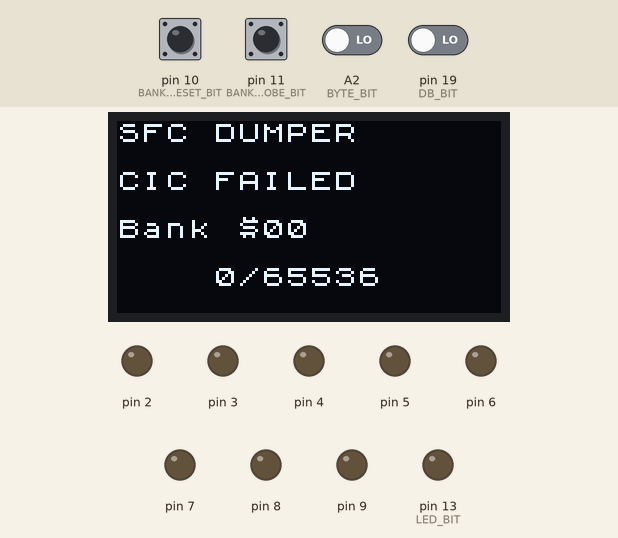
This sketch was run on a simulated Arduino Nano, built with avr-gcc and run on an emulated ATmega328P. Shown: 128×64 one-colour display, output pins drawn as LEDs (lit = HIGH). Inputs (shaded band) come from the test bench; at power-on: A2 (BYTE_BIT), pin 10 (BANK_RESET_BIT), pin 11 (BANK_STROBE_BIT), pin 19 (DB_BIT) LOW. Pins used as bus, display or sensor lines are not drawn.

Above: at 1.7 s.
1.8 s: pin 10 (BANK_RESET_BIT) pulled HIGH for 0.15 s
At 2.6 s:
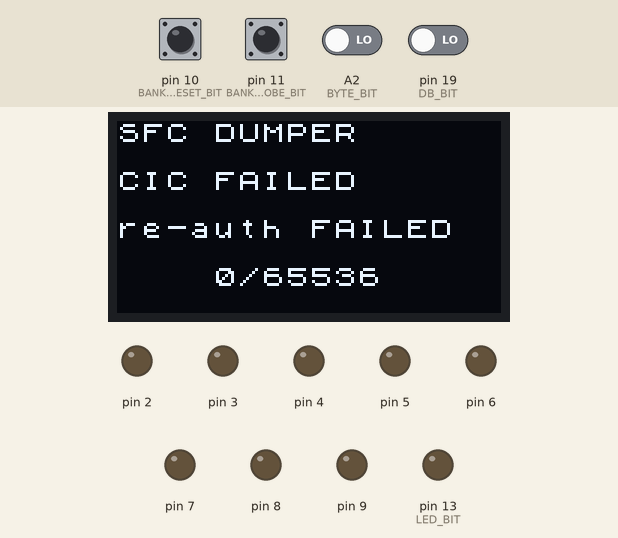
3.4 s: pin 11 (BANK_STROBE_BIT) driven HIGH
At 4.5 s:
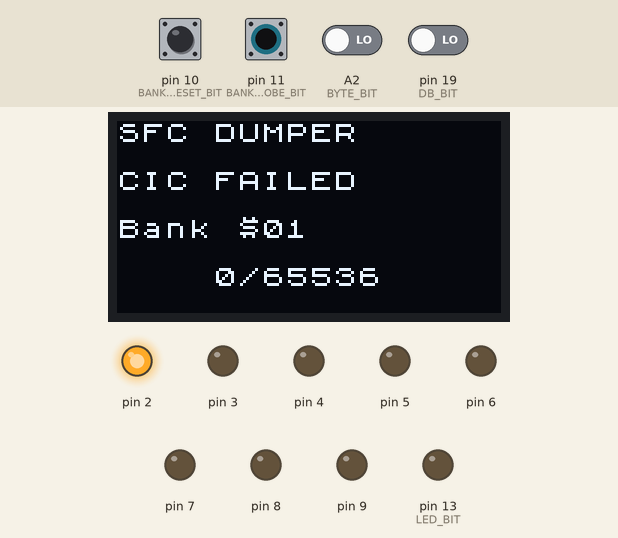
5.0 s: A2 (BYTE_BIT) driven HIGH
At 5.5 s:
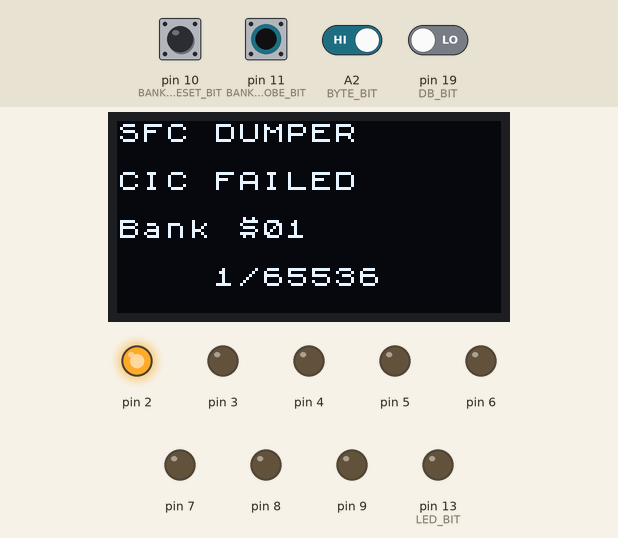
6.6 s: pin 10 (BANK_RESET_BIT) pulled HIGH for 1 s
At 6.66 s:
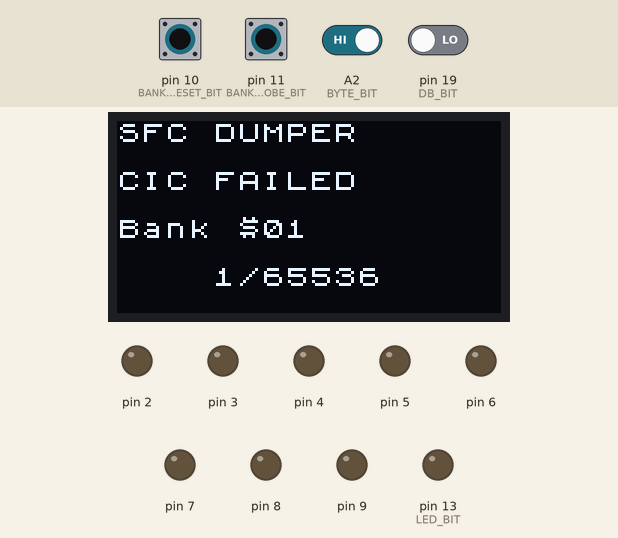
9.1 s: pin 11 (BANK_STROBE_BIT) pulsed LOW 5 times (0.12 s each, 0.3 s apart)
At 10.8 s:
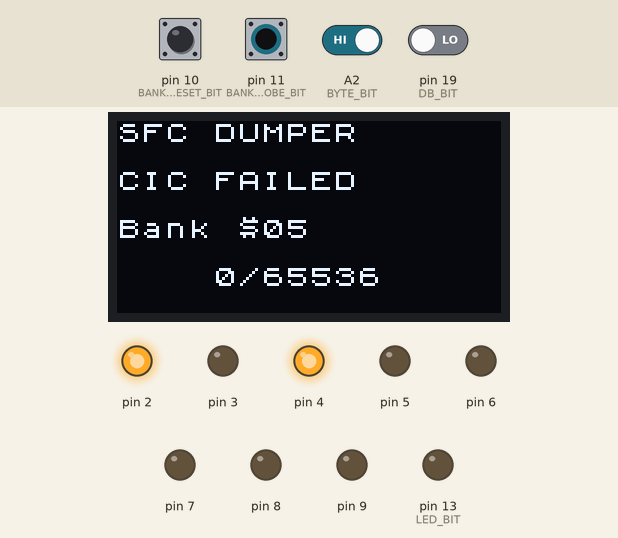
12.1 s: pin 11 (BANK_STROBE_BIT) pulsed LOW 2 times (0.12 s each, 0.3 s apart)
At 13.4 s:
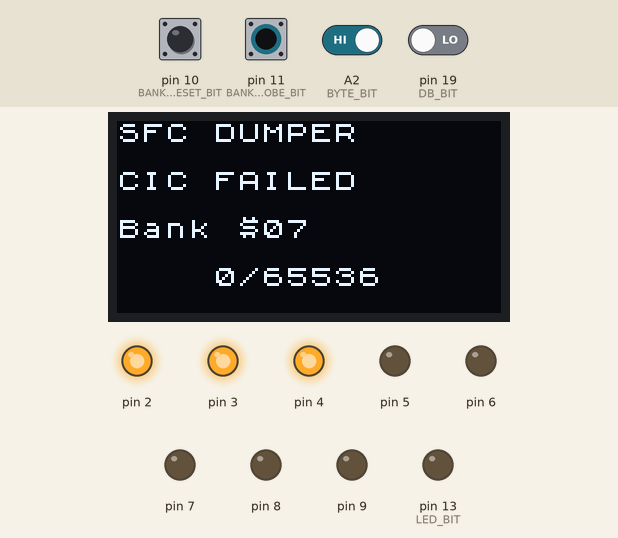
Timing chart, 0 to 15.1 s (numbered marks = the images above; inputs shaded):
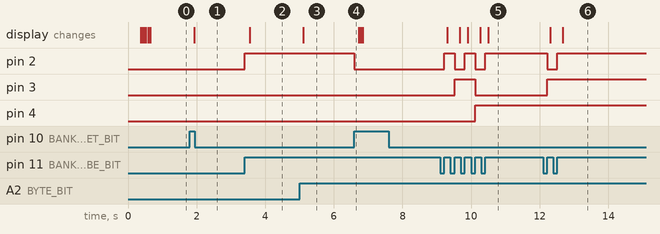

The sketch:

nano3_cicbank_oled.ino
```cpp
// Nano-3: CIC認証（ラウンド0）→ バンク生成 → OLED進捗表示 を1枚で兼任する統合版。
//
// **このファイルはGPLです。** CIC認証の実装は SuperCIC（GPL）を読んで導いた値に
// 基づいており、MITの sfc-nano-reader 本体には置けない。OLED表示部分は
// 同リポジトリの nano3_bank.ino（MIT）から持ってきたもので、GPLへの取り込みは問題ない。
//
// ■ なぜ1枚で足りるのか — ピンが重ならない
//   CIC   : D12(PB4) クロック / A3(PC3) リセット / A4(PC4)・A5(PC5) データ / D13(PB5) LED
//   バンク: D2-D9(PORTD/PB0,PB1) / D10(PB2) リセット / D11(PB3) ストローブ
//   OLED  : A0(PC0) SCL / A1(PC1) SDA        ← ソフトI2C
//   計数  : A2(PC2) バイトストローブ
// 重複ゼロ。しかもCIC線を使うのは認証中（電源投入後300ms〜）だけで、その後は解放する。
//
// ■ 踏んではいけない地雷が3つある
//
// 1. **PORTBをリードモディファイライトしてはいけない。**
//    `PORTB |= LED_BIT` は読む→変える→書くの3段階で、その隙間にPCINT0のISRが入ると
//    ISRが書いたバンク上位2ビット(PB0,PB1 = A22,A23)を古い値で上書きする。
//    バンク$C0以降はこの2ビットが両方1なので、潰れると$00-$3Fの別バンクを読む。
//    実測では「前回と98%相違」「隣接バンクが同一内容」として現れた。
//    LEDはsetupで一度だけ書き、loop()では触らない。
//
// 2. **PCMSK1にA0/A1を含めてはいけない。** そこはI2Cの出力線で、
//    自分が出した変化で割り込みが掛かり続ける。A2(PCINT10)だけを有効にする。
//    CICのA3/A4/A5も同じ理由で含めない。
//
// 3. **OLEDの初期化は認証のあと。** U8x8は内部でdelay()を使う。
//    認証はクロックのパルス数で時間を測っているので、先に走らせると壊れる。
//
// ■ LEDとOLEDの役割
// 認証結果はOLEDに文字で出す。LED(D13)は補助で、点灯=成立 / 点滅=不一致。
// 以前はLEDしか無く、「OLEDが点かない」ことでファームの取り違えに気づけなかった。

#include <Arduino.h>
#include <U8x8lib.h>


#define CLK_BIT _BV(PB4)
#define RST_BIT _BV(PC3)
#define DA_BIT  _BV(PC4)     // カート24
#define DB_BIT  _BV(PC5)     // カート55
#define LED_BIT _BV(PB5)

// ── バンク生成役（認証が終わったあとの仕事）─────────────────────────
// CIC役で使うピン(D12=PB4 / A3,A4,A5=PC3,4,5 / D13=PB5)と、バンク役で使うピン
// (D2-D9 / D10 / D11 / A2)は重複しない。だから1枚で兼任できる。
// nano3_bank.ino と同じ「STROBEで+1、RESETで0」方式。ポーリングでは取りこぼすので
// ピン変化割り込みで受ける。
//   A16-A21 -> D2-D7  = PORTD bit2-7
//   A22-A23 -> D8-D9  = PORTB bit0-1
//   RESET   -> D10    = PINB bit2 (PCINT2)
//   STROBE  -> D11    = PINB bit3 (PCINT3)
// OLEDはソフトI2C。D13はLEDが負荷になるので使わず、A0/A1に逃がしてある。
U8X8_SH1106_128X64_NONAME_SW_I2C oled(/*clock=*/ A0, /*data=*/ A1,
                                      /*reset=*/ U8X8_PIN_NONE);
#define BYTE_BIT _BV(PC2)          // A2 = Nano-2 D4から分岐した1バイトごとのパルス
volatile uint16_t byteCount = 0;

// ── CIC認証のやり直し ────────────────────────────────────────────
// **電源投入時に1回だけ認証する作りだった。** やり直すには電源を切るしかなく、
// 実験のたびに電源サイクルが要る原因になっていた。
//
// バンクリセット線(D10/PB2)のパルス幅で指示を分ける。
//   短い → 従来どおりバンクを0に戻す
//   長い → それに加えて認証をやり直す
// Nano-1で /WR を足したときと同じ手。配線を増やさずに合図を送れる。
//
// **ISRの中では認証しない。** 認証は数十ms掛かるうえ ticks() でクロックを刻むので、
// ISR内で回すとバンクストローブを取りこぼす。フラグだけ立てて loop() で実行する。
const uint16_t REAUTH_COUNT_MIN = 400;   // これ以上ならやり直し指示
const uint16_t REAUTH_COUNT_MAX = 1600;  // 上限。異常に長いとき抜けるため
volatile bool reauthRequest = false;

#define BANK_RESET_BIT  _BV(PB2)
#define BANK_STROBE_BIT _BV(PB3)

volatile uint8_t bankNo = 0;

// 認証後もCICクロック(カート56番)を出し続けるためのフラグ。
// sanniは握手をせずクロックだけ流している。それに合わせる。
volatile bool keepClockRunning = false;

static inline void writeBank(uint8_t v) {
  // PORTD bit0,1 は RX/TX。PORTB は bit2,3 が入力、bit4,5 がCIC/LED、bit6,7 が水晶
  // なので、いずれも壊さないようにマスクして書く。
  PORTD = (uint8_t)((PORTD & 0x03) | (uint8_t)((v & 0x3F) << 2));
  PORTB = (uint8_t)((PORTB & 0xFC) | (uint8_t)((v >> 6) & 0x03));
}

ISR(PCINT0_vect) {
  static uint8_t last = 0;
  const uint8_t now = PINB & (BANK_STROBE_BIT | BANK_RESET_BIT);
  const uint8_t rose = (uint8_t)(now & ~last);
  last = now;
  if (rose & BANK_RESET_BIT) {
    // **従来の動作を先に済ませる。ここを遅らせてはいけない。**
    // Nano-1で同じことをやって読み出しを壊した（0/6）。
    bankNo = 0;
    byteCount = 0;          // 1バンクの読み出し開始。バイト位置も0から
    writeBank(0);
    // そのあと、まだHIGHのままかを数える。長ければ「CIC認証をやり直せ」の合図。
    // Nano-2側は resetNano3Bank() を長く出すだけでよく、**配線を増やさずに済む。**
    uint16_t n = 0;
    while ((PINB & BANK_RESET_BIT) && n < REAUTH_COUNT_MAX) n++;
    if (n >= REAUTH_COUNT_MIN) reauthRequest = true;   // ISR内では走らせない
  } else if (rose & BANK_STROBE_BIT) {
    writeBank(++bankNo);
  }
}

// PCINT1 は PORTC の変化。A2だけを有効にしてある。
// 1バイト約47us＝約21kHz。表示用の数え上げなので、OLED更新中に取りこぼしても
// 表示がわずかにずれるだけで実害はない。
ISR(PCINT1_vect) {
  static uint8_t last = 0;
  const uint8_t now = PINC & BYTE_BIT;
  if (now && !last) byteCount++;
  last = now;
}

// 実機で確定した値（クロックパルス単位）
const uint16_t ID_DELAY   = 2496;   // リセット解除から最初のIDビットまで
const uint16_t ID_BIT     = 60;     // ストリームID 1ビット = 15命令 x 4
const uint16_t POST_ID    = 520;    // ID送信終了から主ループ突入まで
const uint16_t BIT_PULSES = 372;    // 主ループ 1ビット = 93命令 x 4
const uint8_t  DRIVE_PULSES = 24;   // 自分の線を駆動し続ける長さ
const uint8_t  SAMPLE_AT  = 16;     // 相手の線を読む位置
const uint8_t  ROUND0_BITS = 15;

// ラウンド0。送信はlockシードのLSB、期待値はシミュレータ（本家ROM）の出力。
// 実機で15/15一致を確認済み（地域ビットを含む）。
const char TX0[] = "110101111101010";
const char RX0[] = "110101111010100";

// A4/A5 と CIC 0番/1番 の対応。実機でこちら（入れ替えた側）が正しいと確定。
#define PIN0 DB_BIT
#define PIN1 DA_BIT

static uint8_t outMask, inMask;

static inline void tick() {
  PORTB |= CLK_BIT;
  PORTB &= (uint8_t)~CLK_BIT;
}

static void ticks(uint16_t n) { while (n--) tick(); }

// dir=0 -> 1番線で送信、0番線で受信
static void setDirection(uint8_t dir) {
  outMask = dir ? PIN0 : PIN1;
  inMask  = dir ? PIN1 : PIN0;
  DDRC |= outMask;
  PORTC &= (uint8_t)~outMask;          // アイドルはLow
  DDRC &= (uint8_t)~inMask;
}

static uint8_t exchangeBit(uint8_t myBit) {
  uint8_t got = 0;
  if (myBit) PORTC |= outMask;
  for (uint16_t p = 0; p < BIT_PULSES; p++) {
    if (p == SAMPLE_AT) got = (PINC & inMask) ? 1 : 0;
    if (p == DRIVE_PULSES) PORTC &= (uint8_t)~outMask;
    tick();
  }
  PORTC &= (uint8_t)~outMask;
  return got;
}

// Keyの起動はリセットの立ち下がりで掛かる。アイドルLow・Highパルス・Lowへ戻す。
static void triggerKey() {
  PORTC &= (uint8_t)~RST_BIT;
  DDRC |= RST_BIT;
  ticks(64);
  PORTC |= RST_BIT;
  ticks(12);
  PORTC &= (uint8_t)~RST_BIT;
}

static bool authenticate() {
  DDRB |= CLK_BIT;
  PORTB &= (uint8_t)~CLK_BIT;

  triggerKey();

  // ストリームIDは 0xf。Key側は btfsc でレベルを読むので、
  // 短いパルスではなく**1ビット周期のあいだ保持**しなければ掴まれない。
  setDirection(1);
  ticks(ID_DELAY);
  PORTC |= outMask;
  ticks(4 * ID_BIT);
  PORTC &= (uint8_t)~outMask;

  ticks(POST_ID);

  setDirection(0);
  uint8_t ok = 0;
  for (uint8_t b = 0; b < ROUND0_BITS; b++) {
    const uint8_t got = exchangeBit(TX0[b] - '0');
    if (got == (uint8_t)(RX0[b] - '0')) ok++;
  }

  // ■ CICクロックを止めない（2026-08-26 変更）
  //
  // 以前はここで D12 を入力に戻し、Keyを凍結させていた。「ラウンド0の直後に
  // 止めればKeyは失敗を検出できない」という設計だった。だが実測では、
  // その状態で読めるのは **ROM先頭の128KB($C0-$C1)だけ**で、
  // 残り62バンクは0xFF一色（＝誰もバスを駆動していない）だった。
  //
  // sanniのcartreaderを読んだら、SA-1に**CIC認証の握手を一切していなかった**。
  // setup_Snes() でクロックを3本設定し、
  //     マスター(1番)     : 常時ON
  //     CIC(56番/3.072MHz): **常時ON**
  //     CPU/PHI2(57番)    : OFF
  // としたまま readHiRomBanks(192,...) を呼ぶだけ。
  // **握手をせずにクロックを流しっぱなしにしている。** 私たちは逆をやっていた。
  //
  // 止める理由だった「56番と57番が短絡している」も既に解消済み
  // (56=Nano-3 D12 / 57=無結線 / マスターは21.4MHzduinoから1番へ)。
  // よってクロックは流し続ける。DDRBは出力のまま、トグルを継続する。
  // ソフトウェアでloop()からトグルする方式は**失敗した**。
  // 周波数が不定(数十kHz程度)かつジッタが大きく、全バンクが0x03一色になって
  // 実データが消えた。CICクロックは3.072MHzの安定した矩形波でなければ
  // 妨害にしかならない。Nano-3にはハードウェアタイマー出力(OC1A=D9)が
  // 使えるが、D9はバンク線A23で埋まっている。**この配線では両立できない。**
  // よって従来どおり止めて開放する。
  PORTB &= (uint8_t)~CLK_BIT;
  DDRB &= (uint8_t)~CLK_BIT;
  // データ線は解放。Nano-2の読み出しの邪魔をしない。
  DDRC &= (uint8_t)~(DA_BIT | DB_BIT);
  PORTC &= (uint8_t)~(DA_BIT | DB_BIT);

  return ok == ROUND0_BITS;
}

static bool authOk;   // loop() の再認証からも書くのでファイル全体で持つ


void setup() {
  DDRB |= LED_BIT;
  PORTB &= (uint8_t)~LED_BIT;

  // バンク線(A16-A23)を出力にして0で駆動する。
  // CIC役に専念していた頃はここを入力のまま放置していたが、それは
  // **カート側でA16-A23が浮く**ということだった。認証中も0で固定しておく。
  DDRD |= 0xFC;
  DDRB |= 0x03;
  writeBank(0);

  DDRC &= (uint8_t)~(DA_BIT | DB_BIT | RST_BIT);

  delay(300);          // 電源とカートが落ち着くのを待つ
  authOk = authenticate();

  // 認証が済んだらバンク生成役に切り替わる。ここから先はNano-2のストローブで動く。
  // CICのクロック(D12)は authenticate() の最後で入力に戻してあるので、
  // Keyは凍結したまま。ラウンド1に進んで失敗する余地を与えない。
  if (authOk) PORTB |= LED_BIT;   // 割り込みを有効にする前に点けておく

  // ここから先は時間に厳しい仕事が無いので、OLEDを起こしてよい。
  pinMode(A2, INPUT);
  oled.begin();
  oled.setFont(u8x8_font_chroma48medium8_r);
  oled.clear();
  oled.drawString(0, 0, "SFC DUMPER");
  oled.drawString(0, 2, authOk ? "CIC round0 OK " : "CIC FAILED    ");
  oled.drawString(0, 4, authOk ? "waiting..."     : "replug & power");

  DDRB &= (uint8_t)~(BANK_RESET_BIT | BANK_STROBE_BIT);   // D10/D11 を入力に
  PCICR |= _BV(PCIE0) | _BV(PCIE1);
  PCMSK0 = BANK_STROBE_BIT | BANK_RESET_BIT;              // D12は含めない
  PCMSK1 = _BV(PCINT10);   // A2のみ。A0/A1(I2C)とA3-A5(CIC)は絶対に含めない
  sei();
}

void loop() {
  // ── CIC認証のやり直し（ISRが立てたフラグを見て実行する）──────────
  // **ISRの中では絶対に走らせない。** 認証は数十ms掛かり ticks() でクロックを刻むので、
  // ISR内で回すとバンクストローブを取りこぼす。
  if (reauthRequest) {
    noInterrupts(); reauthRequest = false; interrupts();

    // **認証中はすべての割り込みを止める。**
    // authenticate() は ticks() でクロックのパルス数を数えて時間を測る。
    // 割り込みが1回でも入ると波形が伸びて握手が壊れる。
    //
    // setup() から呼ぶときは sei() より前なので元から割り込みが無い。
    // **loop() から呼ぶときは全部有効なので、ここで明示的に止める必要がある。**
    // PCIE0(バンク) だけ落としても、PCIE1(A2のバイトストローブ) と
    // Timer0(millis) が残る。それでは足りない。
    noInterrupts();
    authOk = authenticate();     // 入口で線を確保し、出口で解放する自己完結型
    interrupts();

    // バンク側の状態を作り直す。認証中にPORTB/PORTCを触っているため。
    bankNo = 0; byteCount = 0;
    writeBank(0);

    oled.drawString(0, 2, authOk ? "CIC round0 OK " : "CIC FAILED    ");
    oled.drawString(0, 4, authOk ? "re-auth done  " : "re-auth FAILED");
    return;                      // 描画は次の周回に回す
  }

  // 割り込みで進む値を、人が読める速さで描くだけ。
  // I2Cは数ms掛かるので、毎回描くと割り込みを塞ぐ時間が増える。
  //
  // **PORTBには触らない。** ISRが書いたバンク上位2ビットを壊すため（冒頭の地雷1）。
  // 認証失敗の表示もOLEDで済ませ、LEDの点滅はやめた。
  static uint32_t lastDraw = 0;
  static uint8_t shownBank = 255;
  if (millis() - lastDraw < 120) return;
  lastDraw = millis();

  uint8_t b;
  uint16_t n;
  noInterrupts();          // 16bitの読み出しは分割されると壊れるので止めて読む
  b = bankNo;
  n = byteCount;
  interrupts();

  char line[17];
  if (b != shownBank) {
    shownBank = b;
    snprintf(line, sizeof(line), "Bank $%02X       ", (unsigned)b);
    oled.drawString(0, 4, line);
  }
  snprintf(line, sizeof(line), "%5u/65536    ", (unsigned)n);
  oled.drawString(0, 6, line);
}
```

Measured:
- after the input at 1.8 s, the display: changes after 0.13 s (image 1)
- after the input at 3.4 s, pin 2: LOW → HIGH at once; the display: changes after 0.15 s (image 2)
- after the input at 5.0 s, the display: changes after 0.11 s (image 3)
- after the input at 6.6 s, pin 2: HIGH → LOW at once
- after the input at 9.1 s, pin 2: alternates HIGH for 0.30 s and LOW for 0.30 s, 5 changes in all, then stays HIGH, starting after 0.12 s; pin 3: LOW → HIGH after 0.42 s, → LOW 0.60 s later; pin 4: LOW → HIGH after 1.0 s; the display: first changes after 0.21 s (image 5 shows a later state)
- after the input at 12.1 s, pin 2: HIGH → LOW after 0.12 s, → HIGH 0.30 s later; pin 3: LOW → HIGH after 0.12 s; the display: first changes after 0.21 s (image 6 shows a later state)
